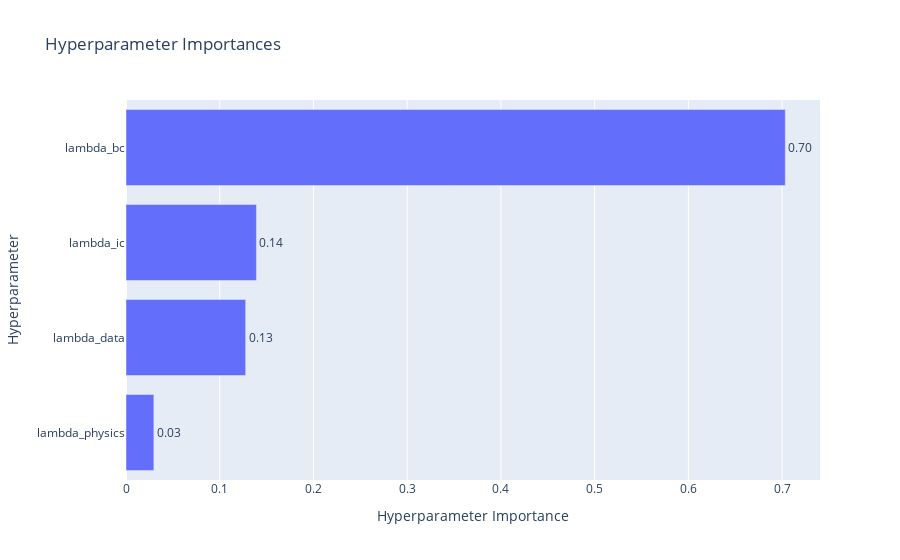

Notebook cell for this chart:
### Markdown cell above
## Useful optuna plots

### Code cell
optuna.visualization.plot_param_importances(study)

### Figure 1 — Plotly figure (JSON) as saved in the notebook; plotly's stock layout.template omitted (floating-point values rounded to 4 significant figures)
{"data": [{"cliponaxis": false, "hovertemplate": ["lambda_physics (FloatDistribution): 0.0297264485997865<extra></extra>", "lambda_data (FloatDistribution): 0.12767189899310324<extra></extra>", "lambda_ic (FloatDistribution): 0.13918838133829<extra></extra>", "lambda_bc (FloatDistribution): 0.7034132710688202<extra></extra>"], "name": "Objective Value", "orientation": "h", "text": ["0.03", "0.13", "0.14", "0.70"], "textposition": "outside", "type": "bar", "x": [0.02973, 0.1277, 0.1392, 0.7034], "y": ["lambda_physics", "lambda_data", "lambda_ic", "lambda_bc"]}], "layout": {"title": {"text": "Hyperparameter Importances"}, "xaxis": {"title": {"text": "Hyperparameter Importance"}}, "yaxis": {"title": {"text": "Hyperparameter"}}}}
